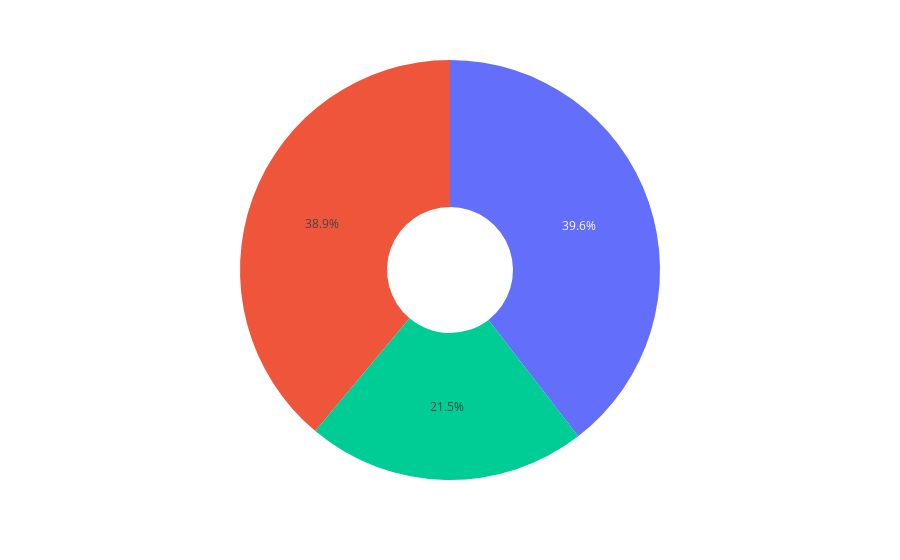

Here is the notebook cell this chart was saved with:
### Code cell
px.pie(streaming_movies_data , values = "StreamingMovies" , color = "Type", hole = 0.3)

### Figure 1 — Plotly figure (JSON) as saved in the notebook; plotly's stock layout.template omitted (floating-point values rounded to 4 significant figures)
{"data": [{"customdata": [["No"], ["Yes"], ["No internet service"]], "domain": {"x": [0, 1], "y": [0, 1]}, "hole": 0.3, "hovertemplate": "StreamingMovies=%{value}<br>Type=%{customdata[0]}<extra></extra>", "legendgroup": "", "marker": {"colors": ["#636efa", "#EF553B", "#00cc96"]}, "name": "", "showlegend": false, "type": "pie", "values": [2777, 2732, 1512]}], "layout": {"legend": {"tracegroupgap": 0}, "margin": {"t": 60}}}
